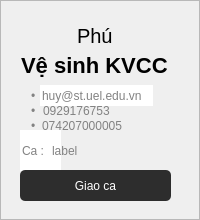
           <widget class="QFrame" name="frmEmployeeRow3">
            <property name="sizePolicy">
             <sizepolicy hsizetype="Preferred" vsizetype="Preferred">
              <horstretch>0</horstretch>
              <verstretch>0</verstretch>
             </sizepolicy>
            </property>
            <property name="minimumSize">
             <size>
              <width>0</width>
              <height>220</height>
             </size>
            </property>
            <property name="styleSheet">
             <string notr="true">#frmEmployeeRow3 {
	background-color: white;
	border-radius:4px;
	border:1px solid #E0E0E0;
}</string>
            </property>
            <property name="frameShape">
             <enum>QFrame::StyledPanel</enum>
            </property>
            <property name="frameShadow">
             <enum>QFrame::Raised</enum>
            </property>
            <widget class="QLineEdit" name="leEmployeeRow3Name">
             <property name="geometry">
              <rect>
               <x>0</x>
               <y>20</y>
               <width>191</width>
               <height>31</height>
              </rect>
             </property>
             <property name="styleSheet">
              <string notr="true">QLineEdit {
	font-family: &quot;Montserrat&quot;;
	font-size:20px;
	font-weight:none;
	background-color:transparent;
	border:1px;
}</string>
             </property>
             <property name="text">
              <string>Phú</string>
             </property>
             <property name="alignment">
              <set>Qt::AlignCenter</set>
             </property>
            </widget>
            <widget class="QLineEdit" name="leEmployeeRow3Position">
             <property name="geometry">
              <rect>
               <x>20</x>
               <y>50</y>
               <width>151</width>
               <height>31</height>
              </rect>
             </property>
             <property name="styleSheet">
              <string notr="true">QLineEdit {
	font-family: &quot;Montserrat&quot;;
	font-size:22px;
	font-weight:530;
	background-color:transparent;
	border:1px;
}</string>
             </property>
             <property name="text">
              <string>Vệ sinh KVCC</string>
             </property>
            </widget>
            <widget class="QLabel" name="lblEmployeeRow3Dot">
             <property name="geometry">
              <rect>
               <x>31</x>
               <y>85</y>
               <width>21</width>
               <height>21</height>
              </rect>
             </property>
             <property name="styleSheet">
              <string notr="true">QLabel {
	color: #828282;
}</string>
             </property>
             <property name="text">
              <string>•</string>
             </property>
            </widget>
            <widget class="QLineEdit" name="leEmployeeRow3Email">
             <property name="geometry">
              <rect>
               <x>40</x>
               <y>85</y>
               <width>113</width>
               <height>21</height>
              </rect>
             </property>
             <property name="styleSheet">
              <string notr="true">QLineEdit {
	border:none;
	color: #828282;
}</string>
             </property>
             <property name="text">
              <string>huy@st.uel.edu.vn</string>
             </property>
            </widget>
            <widget class="QLabel" name="lblEmployeeRow3Dot2">
             <property name="geometry">
              <rect>
               <x>31</x>
               <y>100</y>
               <width>20</width>
               <height>21</height>
              </rect>
             </property>
             <property name="styleSheet">
              <string notr="true">QLabel {
	color: #828282;
}</string>
             </property>
             <property name="text">
              <string>•</string>
             </property>
            </widget>
            <widget class="QLineEdit" name="leEmployeeRow3Phone">
             <property name="geometry">
              <rect>
               <x>41</x>
               <y>100</y>
               <width>111</width>
               <height>21</height>
              </rect>
             </property>
             <property name="styleSheet">
              <string notr="true">QLineEdit {
	border:none;
	color: #828282;
	background-color:transparent;
}</string>
             </property>
             <property name="text">
              <string>0929176753</string>
             </property>
            </widget>
            <widget class="QLineEdit" name="leEmployeeRow3Ca">
             <property name="geometry">
              <rect>
               <x>20</x>
               <y>130</y>
               <width>41</width>
               <height>41</height>
              </rect>
             </property>
             <property name="font">
              <font>
               <pointsize>9</pointsize>
              </font>
             </property>
             <property name="styleSheet">
              <string notr="true">QLineEdit {
	border:none;
	color: #828282;
}</string>
             </property>
             <property name="text">
              <string>Ca :</string>
             </property>
            </widget>
            <widget class="QPushButton" name="btnEmployeeRow3Assign">
             <property name="geometry">
              <rect>
               <x>20</x>
               <y>170</y>
               <width>151</width>
               <height>31</height>
              </rect>
             </property>
             <property name="cursor">
              <cursorShape>PointingHandCursor</cursorShape>
             </property>
             <property name="styleSheet">
              <string notr="true">QPushButton {
	font: 11pt &quot;Monteserrat&quot;;
	color: white				;
	border-radius: 5px;
	background-color: #2D2D2D; 
}</string>
             </property>
             <property name="text">
              <string>Giao ca</string>
             </property>
            </widget>
            <widget class="QLineEdit" name="leEmployeeRow3Shift">
             <property name="geometry">
              <rect>
               <x>50</x>
               <y>130</y>
               <width>51</width>
               <height>41</height>
              </rect>
             </property>
             <property name="font">
              <font>
               <pointsize>9</pointsize>
              </font>
             </property>
             <property name="styleSheet">
              <string notr="true">QLineEdit {
	border:none;
	color: #828282;
	background-color: transparent;
}</string>
             </property>
             <property name="text">
              <string>label</string>
             </property>
            </widget>
            <widget class="QLabel" name="lblEmployeeRow3Dot3">
             <property name="geometry">
              <rect>
               <x>31</x>
               <y>110</y>
               <width>20</width>
               <height>31</height>
              </rect>
             </property>
             <property name="styleSheet">
              <string notr="true">QLabel {
	color: #828282;
}</string>
             </property>
             <property name="text">
              <string>•</string>
             </property>
            </widget>
            <widget class="QLineEdit" name="leEmployeeRow3CCCD">
             <property name="geometry">
              <rect>
               <x>40</x>
               <y>110</y>
               <width>111</width>
               <height>31</height>
              </rect>
             </property>
             <property name="styleSheet">
              <string notr="true">QLineEdit {
	border:none;
	color: #828282;
	background-color: transparent;
}</string>
             </property>
             <property name="text">
              <string>074207000005</string>
             </property>
            </widget>
            <widget class="QPushButton" name="btnEmployeeRow3Delete">
             <property name="geometry">
              <rect>
               <x>150</x>
               <y>10</y>
               <width>31</width>
               <height>31</height>
              </rect>
             </property>
             <property name="cursor">
              <cursorShape>PointingHandCursor</cursorShape>
             </property>
             <property name="styleSheet">
              <string notr="true">QPushButton {
	background-color: transparent;
	border: none;
}
</string>
             </property>
             <property name="text">
              <string/>
             </property>
             <property name="icon">
              <iconset>
               <normaloff>C:/Administrator/Downloads/project/images/xoa.jpg</normaloff>C:/Administrator/Downloads/project/images/xoa.jpg</iconset>
             </property>
             <property name="iconSize">
              <size>
               <width>30</width>
               <height>30</height>
              </size>
             </property>
             <property name="autoDefault">
              <bool>false</bool>
             </property>
            </widget>
           </widget>
